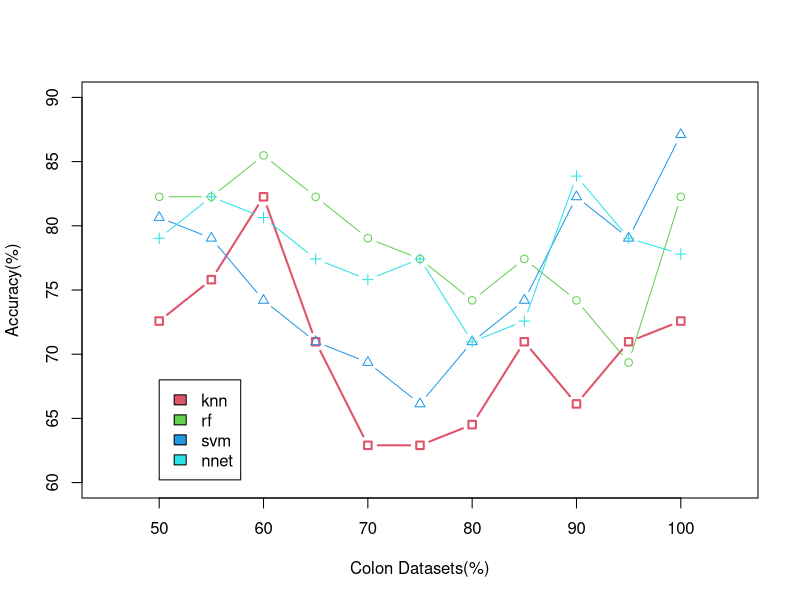

Write the R code that produced this figure.
x<-seq(50,100,5)
#y.knn<-c(0.699,0.680,0.648,0.728,0.619,0.581,0.592,0.706,0.815,0.752,0.744)
#y.rf<-c(0.885,0.879,0.877,0.840,0.812,0.845,0.855,0.873,0.892,0.881,0.872)
#y.svm<-c(0.886,0.868,0.893,0.805,0.797,0.759,0.723,0.830,0.903,0.869,0.881)
#y.nnet<-c(0.857,0.851,0.895,0.819,0.777,0.845,0.786,0.805,0.843,0.834,0.826)
cci.knn<-c(72.5806,70.9677,66.129,70.9677,64.5161,62.9032,62.9032,70.9677,82.2581,75.8065,72.5806)
cci.rf<-c(82.2581,69.3548,74.1935,77.4194,74.1935,77.4194,79.0323,82.2581,85.4839,82.2581,82.2581)
cci.svm<-c(87.0968,79.0323,82.2581,74.1935,70.9677,66.129,69.3548,70.9677,74.1935,79.0323,80.6452)
cci.nnet<-c(77.8,79.0323,83.871,72.5806,70.9677,77.4194,75.8065,77.4194,80.6452,82.2581,79.0323)
cci.knn<-rev(cci.knn)
cci.rf<-rev(cci.rf)
cci.svm<-rev(cci.svm)
cci.nnet<-rev(cci.nnet)

#plot(x,y.knn,lwd=2,col=2,type="b",pch=0, xlim=c(45,105), ylim=c(0.57,0.93),xlab="Datasets(%)",ylab="AUC value")
#lines(x,y.rf, type="b" ,col=3,pch=1)
#lines(x,y.svm, type="b", col=4,pch=2)
#lines(x,y.nnet, type="b",col=5,pch=3)
#legend(88,0.65, c('knn','rf','svm','nnet'), 2:5)
plot(x,cci.knn,lwd=2,col=2,type="b",pch=0, xlim=c(45,105), ylim=c(60,90),xlab="Colon Datasets(%)",ylab="Accuracy(%)")
lines(x,cci.rf, type="b" ,col=3,pch=1)
lines(x,cci.svm, type="b", col=4,pch=2)
lines(x,cci.nnet, type="b",col=5,pch=3)
legend(50,68, c('knn','rf','svm','nnet'), 2:5)
